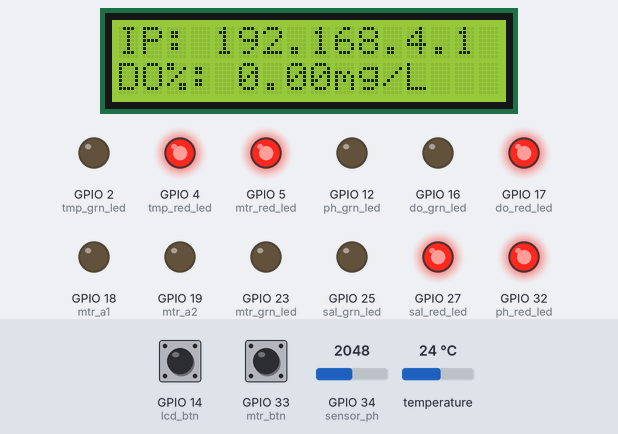
Simulated run of this sketch. Board: ESP32. Parts: 16×2 character LCD, output pins drawn as LEDs (lit = HIGH). The test bench sets the inputs (shaded band); at power-on: temperature 24 °C, GPIO 14 (lcd_btn) LOW, GPIO 33 (mtr_btn) LOW, GPIO 34 (sensor_ph) = 2048. Storage starts empty; what the sketch prints to the serial monitor is not drawn.

Above: at 1.2 s.
1.3 s: temperature set to 24.6 °C
3.5 s: temperature set to 25.7 °C
At 5.5 s:
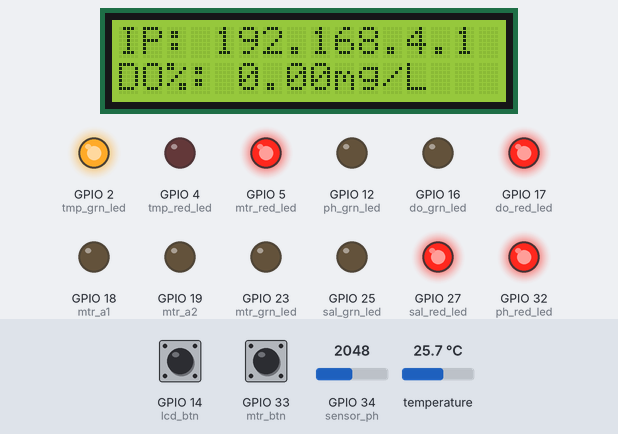
6.1 s: GPIO 14 (lcd_btn) pulled HIGH for 1 s
At 9.6 s:
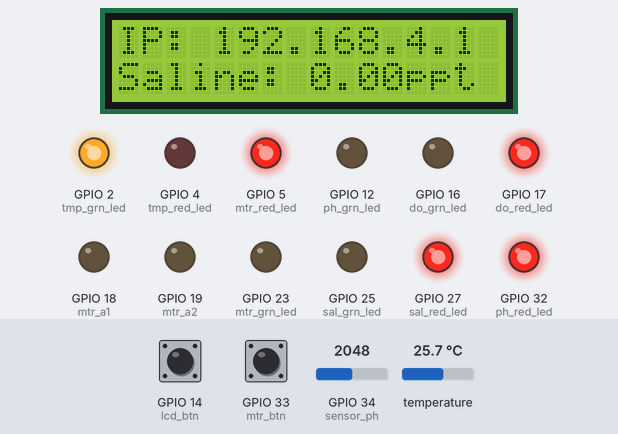
11.5 s: GPIO 14 (lcd_btn) pulled HIGH for 0.15 s
At 15.1 s:
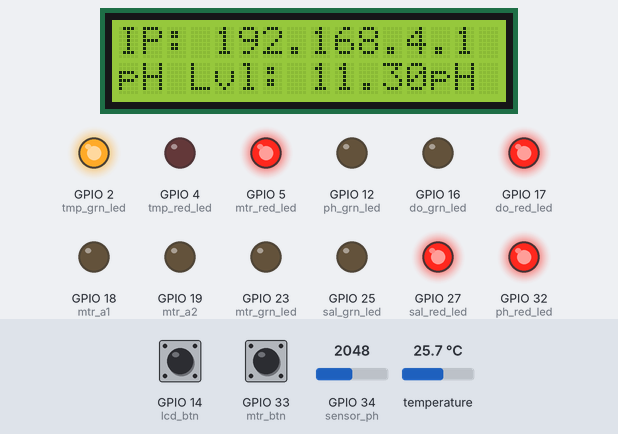
19.7 s: GPIO 14 (lcd_btn) pulled HIGH for 3.2 s
At 23.7 s:
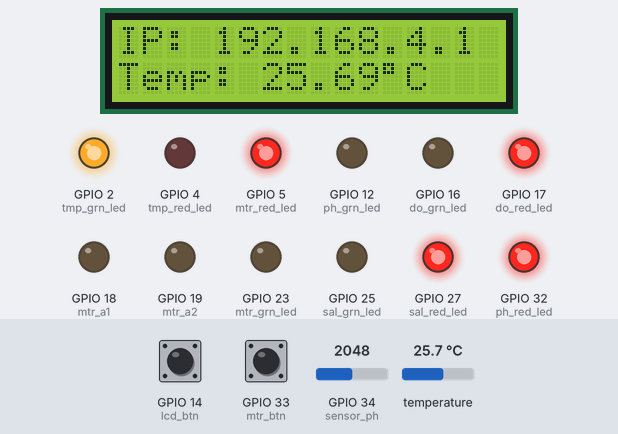
Timing chart, 0 to 25.2 s (numbered marks = the images above; inputs shaded):
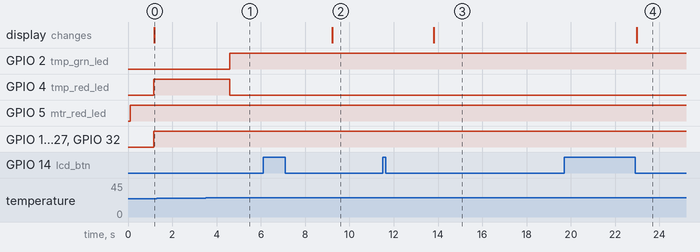

Measured:
- the behaviour switches between 24.9 and 25 °C on temperature (found by bisection; images 0 and 1)
- after the input at 1.3 s, every drawn part: stays the same
- after the input at 3.5 s, GPIO 2 (tmp_grn_led): LOW → HIGH after 1.1 s; GPIO 4 (tmp_red_led): HIGH → LOW after 1.1 s
- after the input at 6.1 s, the display: changes after 3.1 s (image 2)
- after the input at 11.5 s, the display: changes after 2.3 s (image 3)
- after the input at 19.7 s, the display: changes after 3.3 s (image 4)

The sketch:

sketch_feb6e.ino
```cpp
//Libraries
#include <WiFi.h>
#include <WebServer.h>
#include <FS.h>
#include "SPIFFS.h"
#include <LiquidCrystal_I2C.h>
#include <OneWire.h>
#include <DallasTemperature.h>

//Pin Definitions
#define temp_pin 26
#define lcd_btn 14
#define mtr_btn 33
#define mtr_grn_led 23
#define mtr_red_led 5
#define mtr_a1 18
#define mtr_a2 19
#define sensor_ph 34
#define do_red_led 17
#define do_grn_led 16
#define sal_red_led 27
#define sal_grn_led 25
#define ph_red_led 32
#define ph_grn_led 12
#define tmp_red_led 4
#define tmp_grn_led 2

//Web Server Initalization
WebServer server(80);

//LCD Size
int lcdColumns = 16;
int lcdRows = 2;

//Sensors Variables
float dslv_oxgn = 0;
float saln = 0;
float ph_lvl = 0;
float wtr_temp = 0;

//Sensor States
String state_do;
String state_sl;
String state_ph;
String state_tp;
String state_mt;

//pH Level Variables
float calibration = 20.71;
int sensorValue = 0;
unsigned long int avgValue;
float b;
int buf[10], temp;
double ph_measure = 0;

//Toggle Button Logic Variable for Motor Control
int mtr_toggle = 1;
int mtr_event = 1;
int mtr_Old_event = 0;

//Toggle Button Logic Variable for LCD Control
int lcd_event = 0;
int lcd_Old_event = 1;
int page = 0;

unsigned long current_time = 0;
unsigned long prev_time = 0;
unsigned long delay_time = 1000;

//Object Declaration
LiquidCrystal_I2C lcd(0x27, lcdColumns, lcdRows);
OneWire oneWire_in_temperature(temp_pin);
DallasTemperature sensor_temperature(&oneWire_in_temperature);

void setup() {
  Serial.begin(115200);

  pinMode(lcd_btn, INPUT);
  pinMode(mtr_btn, INPUT);
  pinMode(mtr_grn_led, OUTPUT);
  pinMode(mtr_red_led, OUTPUT);
  pinMode(do_grn_led, OUTPUT);
  pinMode(do_red_led, OUTPUT);
  pinMode(sal_grn_led, OUTPUT);
  pinMode(sal_red_led, OUTPUT);
  pinMode(ph_grn_led, OUTPUT);
  pinMode(ph_red_led, OUTPUT);
  pinMode(tmp_grn_led, OUTPUT);
  pinMode(tmp_red_led, OUTPUT);

  lcd.init();
  lcd.backlight();

  WiFi.mode(WIFI_AP);
  WiFi.softAP("REKTfier", "password");

  server.on("/", []() {
    File file = SPIFFS.open("/index.html", "r");
    server.streamFile(file, "text/html");
    file.close();
  });

  server.on("/do_sensor", []() {
    server.send(200, "text/plain", String(dslv_oxgn));
  });

  server.on("/saln_sensor", []() {
    server.send(200, "text/plain", String(saln));
  });

  server.on("/ph_sensor", []() {
    server.send(200, "text/plain", String(ph_lvl));
  });

  server.on("/temp_sensor", []() {
    server.send(200, "text/plain", String(wtr_temp));
  });

  server.on("/do_state", []() {
    server.send(200, "text/plain", String(state_do));
  });

  server.on("/saln_state", []() {
    server.send(200, "text/plain", String(state_sl));
  });

  server.on("/ph_state", []() {
    server.send(200, "text/plain", String(state_ph));
  });

  server.on("/temp_state", []() {
    server.send(200, "text/plain", String(state_tp));
  });

  server.on("/mtr_state", []() {
    server.send(200, "text/plain", String(state_mt));
  });

  SPIFFS.begin();
  server.begin();
  Serial.println("Web server started");
  Serial.println(WiFi.softAPIP());

  sensor_temperature.begin();
}

float dissolve_o2_read();
float salinity_read();
float ph_level_read();
float temperature_read();

void display_value();

void loop() {
  //Millis Function
  current_time = millis();

  //Web Server
  server.handleClient();

  //Toggle Button Logic for Motor Control
  if(mtr_event == HIGH && mtr_Old_event == 0){
    if(mtr_toggle == 0){
      digitalWrite(mtr_grn_led, HIGH);
      digitalWrite(mtr_red_led, LOW);
      analogWrite(mtr_a1, 255);
      analogWrite(mtr_a2, 0);
      state_mt = "ON";
      mtr_toggle = 1;
      //float calibration = 22.41;
    }
    else{
      digitalWrite(mtr_grn_led, LOW);
      digitalWrite(mtr_red_led, HIGH);
      analogWrite(mtr_a1, 0);
      analogWrite(mtr_a2, 0);
      state_mt = "OFF";
      mtr_toggle = 0;
      //float calibration = 22.31;
    }
  }
  mtr_Old_event = mtr_event;
  mtr_event = digitalRead(mtr_btn);

  //Toggle Button Logic for Motor Control
  if(lcd_event == HIGH && lcd_Old_event == 0){
    if(page == 3){
      page = 0;
    }
    else{
      page++;
    }
  }
  lcd_Old_event = lcd_event;
  lcd_event = digitalRead(lcd_btn);

  //Sensor Readings
  wtr_temp = temperature_read();
  ph_lvl = ph_level_read();

  if(dslv_oxgn < 4){
    digitalWrite(do_red_led, HIGH);
    digitalWrite(do_grn_led, LOW);
    state_do = "Bad";
  }

  else{
    digitalWrite(do_red_led, LOW);
    digitalWrite(do_grn_led, HIGH);
    state_do = "Good";
  }

  if(saln < 15 || saln > 25){
    digitalWrite(sal_red_led, HIGH);
    digitalWrite(sal_grn_led, LOW);
    state_sl = "Bad";
  }

  else{
    digitalWrite(sal_red_led, LOW);
    digitalWrite(sal_grn_led, HIGH);
    state_sl = "Good";
  }

  if(ph_lvl < 6.5 || ph_lvl > 9){
    digitalWrite(ph_red_led, HIGH);
    digitalWrite(ph_grn_led, LOW);
    state_ph = "Bad";
  }

  else{
    digitalWrite(ph_red_led, LOW);
    digitalWrite(ph_grn_led, HIGH);
    state_ph = "Good";
  }

  if(wtr_temp < 25 || wtr_temp > 31){
    digitalWrite(tmp_red_led, HIGH);
    digitalWrite(tmp_grn_led, LOW);
    state_tp = "Bad";
  }

  else{
    digitalWrite(tmp_red_led, LOW);
    digitalWrite(tmp_grn_led, HIGH);
    state_tp = "Good";
  }

  //LCD Display
  display_value();
}

float ph_level_read(){
  for(int i = 0; i < 10; i++){
    buf[i] = analogRead(sensor_ph);
    delay(30);
  }
  for(int i = 0; i < 9; i++){
    for(int j = i + 1; j < 10; j++){
      if(buf[i] > buf[j]){
        temp = buf[i];
        buf[i] = buf[j];
        buf[j] = temp;
      }
    }
  }
  avgValue=0;
  for(int i = 2 ; i < 8; i++){
    avgValue += buf[i];
    float pHVol = (float)avgValue * 3.3 / 4096.0 / 6;
    ph_measure = -5.70 * pHVol + calibration;
  }
  return ph_measure;
}

float temperature_read(){
  //Get Temperature
  sensor_temperature.requestTemperatures();
  Serial.println(wtr_temp);
  return sensor_temperature.getTempCByIndex(0);
}

void display_value(){
  lcd.clear();
  lcd.setCursor(0, 0);
  lcd.print("IP: ");
  lcd.print(WiFi.softAPIP());

  if(page == 0){
    lcd.setCursor(0, 1);
    lcd.print("DO%: ");
    lcd.print(dslv_oxgn);
    lcd.print("mg/L");
  }

  if(page == 1){
    lcd.setCursor(0, 1);
    lcd.print("Saline: ");
    lcd.print(saln);
    lcd.print("ppt");
  }

  if(page == 2){
    lcd.setCursor(0, 1);
    lcd.print("pH Lvl: ");
    lcd.print(ph_lvl);
    lcd.print("pH");
  }

  if(page == 3){
    lcd.setCursor(0, 1);
    lcd.print("Temp: ");
    lcd.print(wtr_temp);
    lcd.print((char)223);
    lcd.print("C  ");
  }
  delay(50);
}
```
